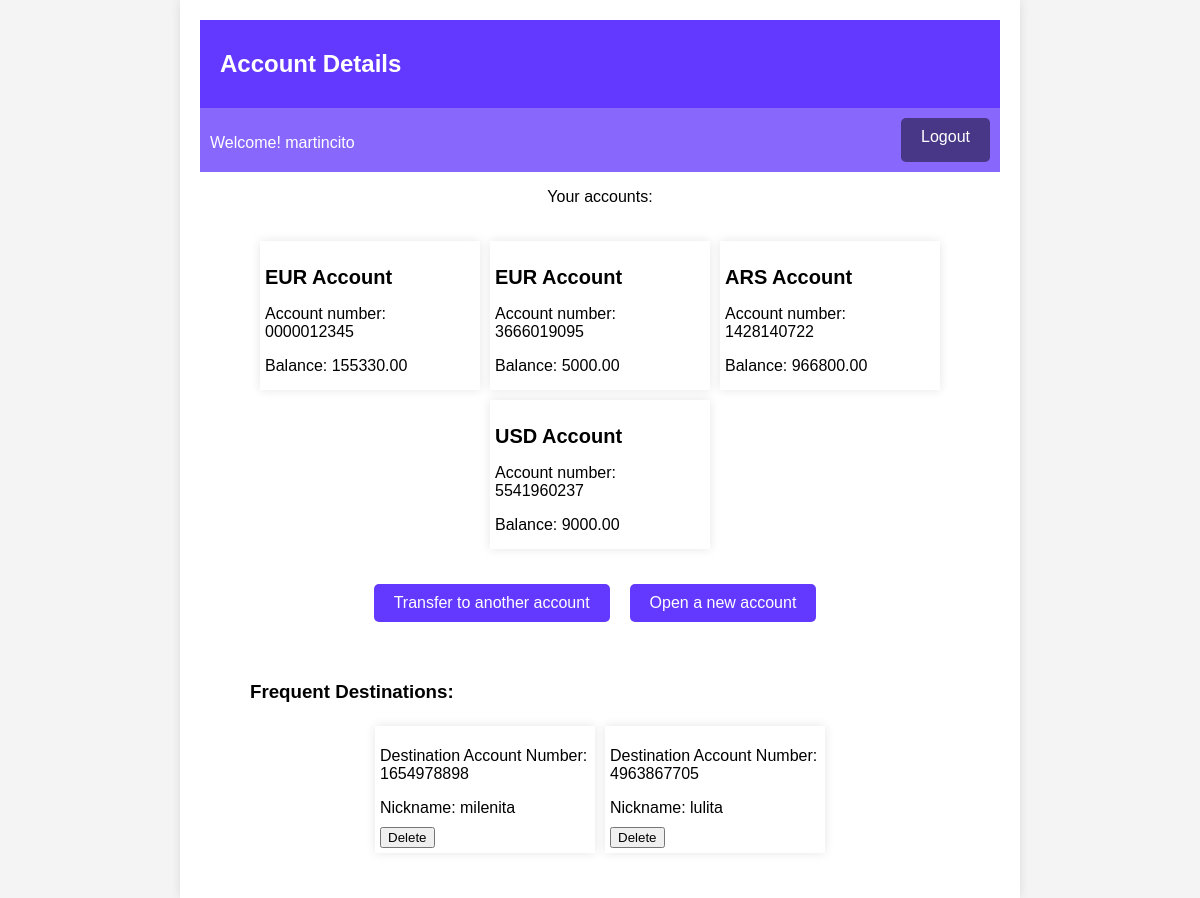
Before: /accounts/account/ (signed in) with the older database file.
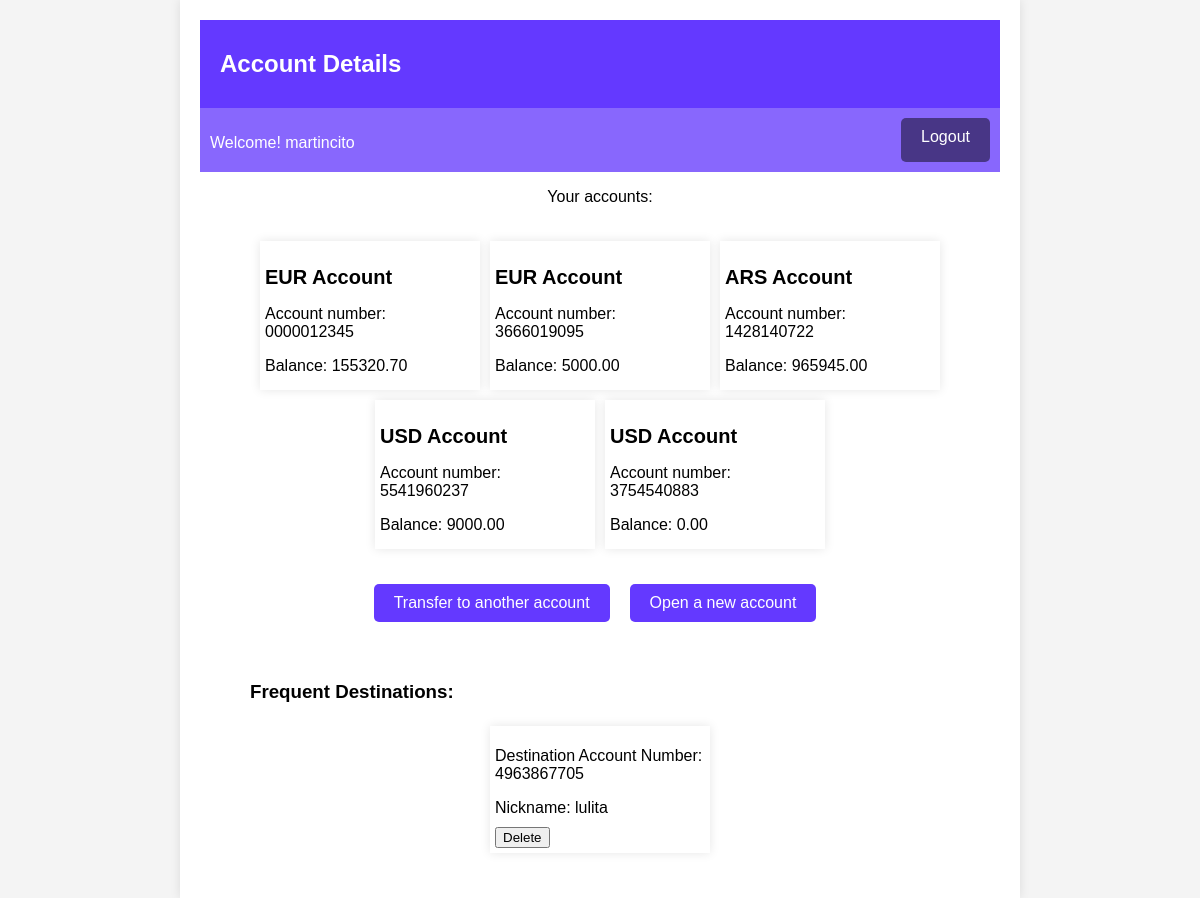
After: the same page with the newer database file.
### accounts/models.py (models this page shows, shortened)
class Account(models.Model):
    user = models.ForeignKey(User, on_delete=models.CASCADE)
    balance = MoneyField(max_digits=10, decimal_places=2, default=0.00, default_currency='USD')
    account_number = models.CharField(max_length=10, unique=True)
    currency = models.CharField(max_length=3)

class TransferDestination(models.Model):
    user_profile = models.ForeignKey(UserProfile, on_delete=models.CASCADE)
    destination_account_number = models.CharField(max_length=20)
    nickname = models.CharField(max_length=50)

### accounts/views.py (the view)
# urls.py: path('account/', views.account_details, name='account_details'),
@login_required
def account_details(request):
    user_accounts = Account.objects.filter(user=request.user)
    user_profile = UserProfile.objects.get(user=request.user)
    frequent_destinations = TransferDestination.objects.filter(user_profile=user_profile)
    return render(request, 'account_details.html', {'user_accounts': user_accounts, 'frequent_destinations': frequent_destinations})

### accounts/templates/account_details.html (shortened to what this page needs)
<!DOCTYPE html>
<html>
  <head>
    {% load static %}
    <link rel="stylesheet" type="text/css" href="{% static 'css/common.css' %}" />
    <link rel="stylesheet" type="text/css" href="{% static 'css/account_details.css' %}" />
  </head>
  <body>
    <div class="main-container">
        <h1>Account Details</h1>
      <div class="bar">
      {% if user_accounts %}
        <p id="bar">Welcome! {{ user_accounts.first.user.username }}</p>
      {% endif %}
      <a id="bar-button" href="{% url 'logout' %}">Logout</a>
      </div>
      <p id="subtitle">Your accounts:</p>
      <div class="accounts-container">
        {% for account in user_accounts %}
          <div class="individual-account-container">
            <h2>{{ account.currency }} Account</h2>
            <p>Account number: {{ account.account_number }}</p>
            <p>Balance: {{ account.balance }}</p>
          </div>
        {% endfor %}
        <br />
        <div class="buttons-container">
          <a href="{% url 'make_transaction' %}">Transfer to another account</a><br />
          <a href="{% url 'open_new_account' %}">Open a new account</a><br />
        </div>
      </div>
      <div class="accounts-container">
        <h3>Frequent Destinations:</h3>
        {% if frequent_destinations %}
            {% for destination in frequent_destinations %}
            <div class="individual-account-container">
                <p>Destination Account Number: {{ destination.destination_account_number }}</p>
                <p>Nickname: {{ destination.nickname }}</p>
                <form action="{% url 'delete_frequent_destination' destination.id %}" method="post">
                  <input type="submit" value="Delete" />
                </form>
            </div>
            {% endfor %}
        {% else %}
          <p>No frequent destinations found.</p>
        {% endif %}
      </div>
    </div>
  </body>
</html>

Changed rows visible on the page:
removed TransferDestination: destination_account_number "1654978898", nickname "milenita"
changed Account "martincito": balance "155330.00" → "155320.70"
changed Account "ARS": balance "966800.00" → "965945.00"
added Account: currency "USD", account_number "3754540883", balance "0.00"
